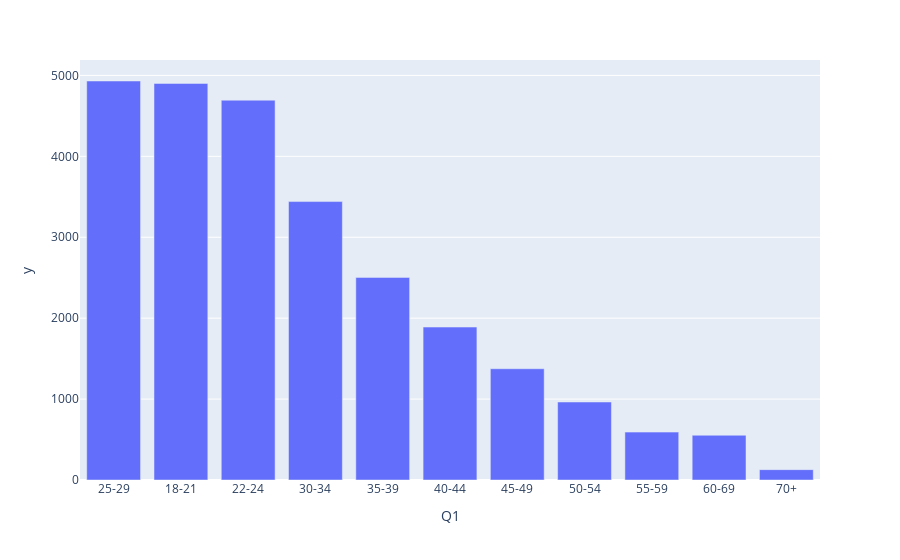

Write notebook code for a chart like this one.
### Code cell
# px형식

fig = px.bar(q1_df, x = q1_df.index, y = q1_df.values)
fig.show()

### Figure 1 — Plotly figure (JSON) as saved in the notebook; plotly's stock layout.template omitted (floating-point values rounded to 4 significant figures)
{"data": [{"alignmentgroup": "True", "hovertemplate": "Q1=%{x}<br>y=%{y}<extra></extra>", "legendgroup": "", "marker": {"color": "#636efa", "pattern": {"shape": ""}}, "name": "", "offsetgroup": "", "orientation": "v", "showlegend": false, "textposition": "auto", "type": "bar", "x": ["25-29", "18-21", "22-24", "30-34", "35-39", "40-44", "45-49", "50-54", "55-59", "60-69", "70+"], "xaxis": "x", "y": [4931, 4901, 4694, 3441, 2504, 1890, 1375, 964, 592, 553, 128], "yaxis": "y"}], "layout": {"autosize": true, "barmode": "relative", "legend": {"tracegroupgap": 0}, "margin": {"t": 60}, "xaxis": {"anchor": "y", "autorange": true, "domain": [0, 1], "range": [-0.5, 10.5], "title": {"text": "Q1"}, "type": "category"}, "yaxis": {"anchor": "x", "autorange": true, "domain": [0, 1], "range": [0, 5191.0], "title": {"text": "y"}, "type": "linear"}}}
